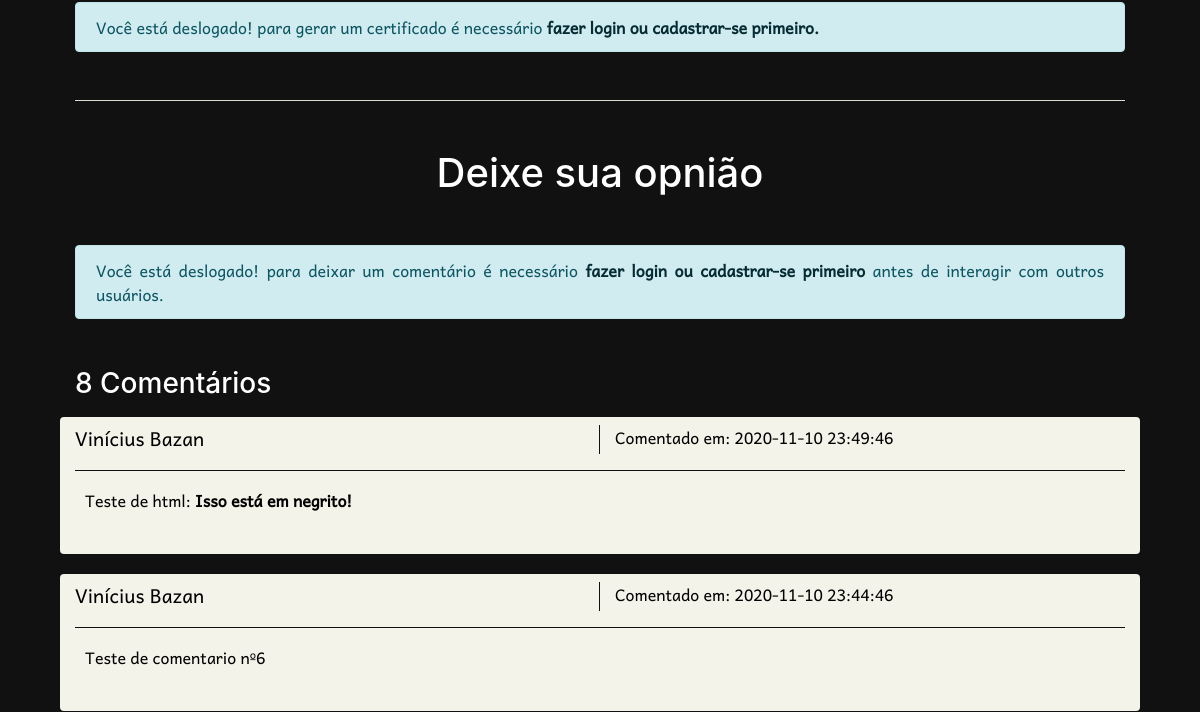
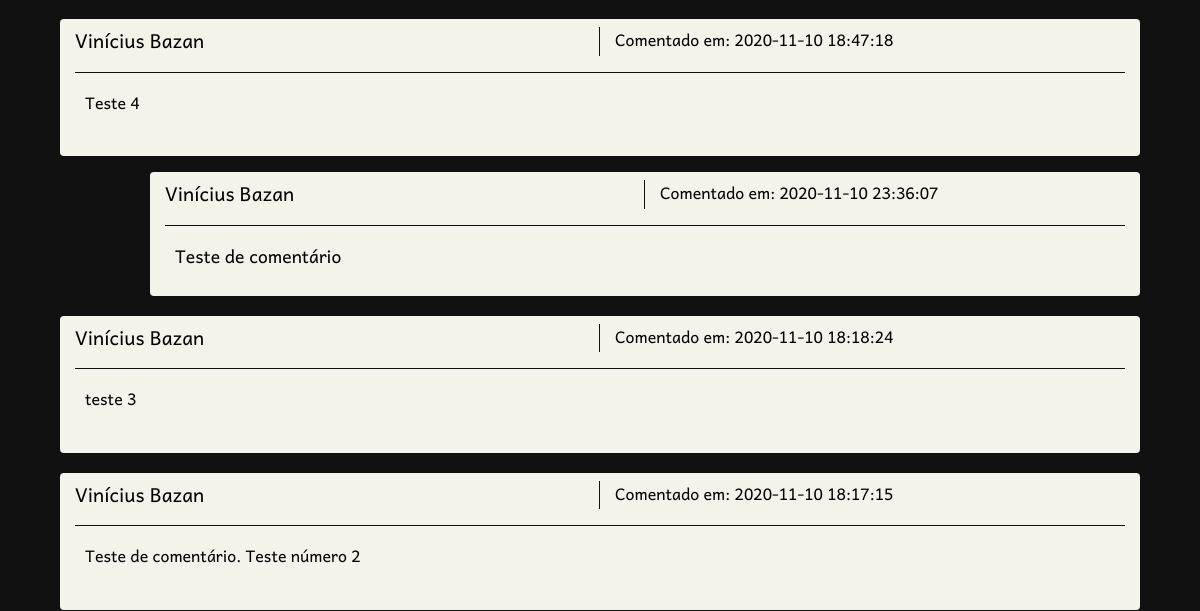
Page /cont_A_bela_adormecida.php (middle part) on the earlier database version (2 pictures, top to bottom).
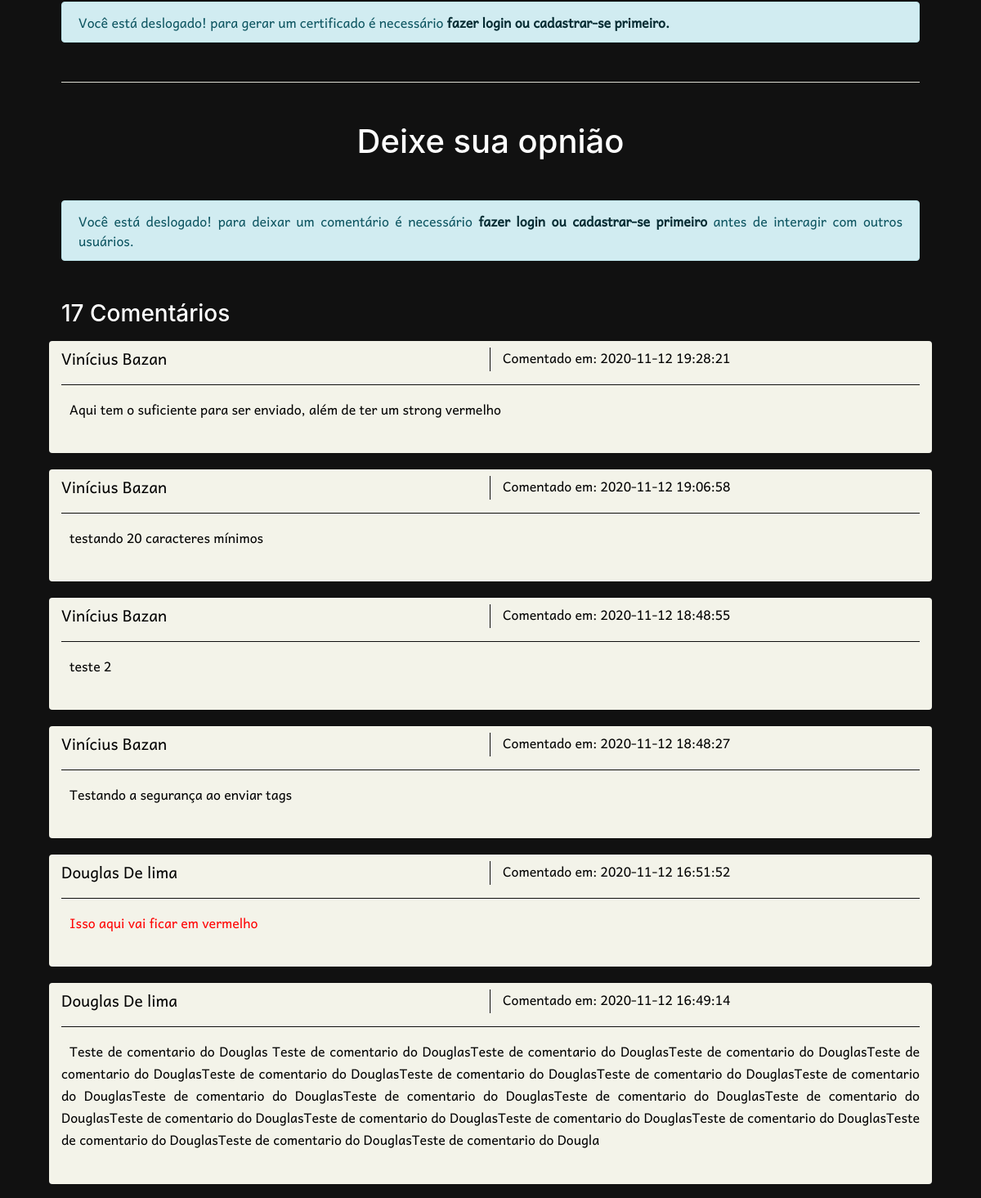
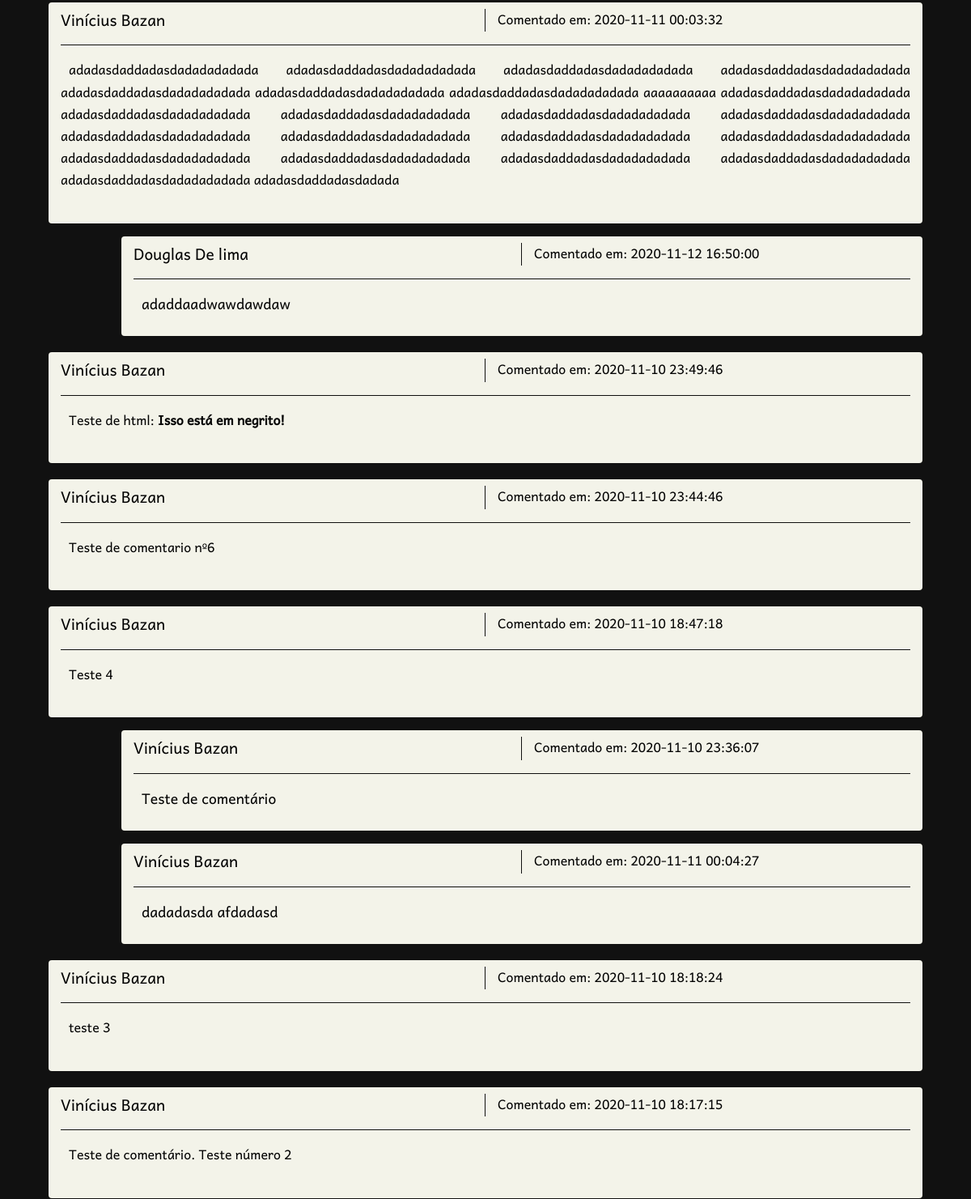
Same page on the later database version (2 pictures, top to bottom).
### tables this page shows
CREATE TABLE `tb_coment` (
  `id_coment` int(255) NOT NULL,
  `id_user` int(255) NOT NULL,
  `id_post` int(255) NOT NULL,
  `conteudo` varchar(600) NOT NULL,
  `reply` int(255) DEFAULT NULL,
  `dt_coment` timestamp NOT NULL DEFAULT current_timestamp()
);

CREATE TABLE `tb_usuarios` (
  `id_user` int(255) NOT NULL,
  `email` varchar(256) NOT NULL,
  `senha` varchar(80) NOT NULL,
  `nome` varchar(20) NOT NULL,
  `sobrenome` varchar(60) NOT NULL,
  `valid` tinyint(1) DEFAULT NULL,
  `security` varchar(10) DEFAULT NULL,
  `dt_criar` timestamp NOT NULL DEFAULT current_timestamp()
);

### src/inc/db_inc_coment.php (the view, shortened to what this page needs)
<?php
function exibiComentario($post){
    require_once 'db_conn.php';
    $result  = $conn->query("SELECT tb_usuarios.nome, tb_usuarios.sobrenome, tb_coment.id_coment, tb_coment.conteudo, tb_coment.dt_coment FROM tb_coment INNER JOIN tb_usuarios ON tb_coment.id_user=tb_usuarios.id_user INNER JOIN tb_post ON tb_coment.id_post=tb_post.id_post WHERE tb_coment.id_post = '$post'");
    $result2 = $conn->query("SELECT tb_usuarios.nome, tb_usuarios.sobrenome, tb_coment.id_coment, tb_coment.conteudo, tb_coment.dt_coment FROM tb_coment INNER JOIN tb_usuarios ON tb_coment.id_user=tb_usuarios.id_user INNER JOIN tb_post ON tb_coment.id_post=tb_post.id_post WHERE tb_coment.id_post = '$post' AND tb_coment.reply IS NULL ORDER BY tb_coment.dt_coment DESC");
    if($result->num_rows > 1){
        $comentarios = $result->num_rows." Comentários";
    }else if($result->num_rows == 1){
        $comentarios = $result->num_rows." Comentário";
    }else{
        $comentarios = "Nenhum comentário";
    }
    echo "<h3 class='text-justify mt-5 mb-3 font-antic'>$comentarios</h3>";
    while ($row = $result2->fetch_array()){
        echo "<div class='row mt-1'>
                <div class='col-12 bg-invert rounded mb-3'>
                    <div class='row mt-2'>
                        <div class='col-6 border-right border-invert'>
                            <p class='text-left mb-0 font-s-12'>".$row['nome']." ".$row['sobrenome']."</p>
                        </div>
                        <div class='col-6'>
                            <p class='text-left mb-0 font-s-10'> Comentado em: ".$row['dt_coment']."</p>
                        </div>
                        <div class='col-12'>
                            <hr class='bg-normal'>
                        </div>
                        <div class='col-12 mb-4'>
                            <p class='text-justify mb-0 font-s-10 recuo'>".$row['conteudo']."</p>
                        </div>
                        <div class='col-8 col-md-9'></div>
                        <div class='col-2 mb-3'>";
                        echo "</div>
                        <div class='col-8 col-md-9'></div>
                    </div>
                </div>";
        $reply   = $row['id_coment'];
        $result3 = $conn->query("SELECT tb_usuarios.nome, tb_usuarios.sobrenome, tb_coment.conteudo, tb_coment.dt_coment FROM tb_coment INNER JOIN tb_usuarios ON tb_coment.id_user=tb_usuarios.id_user INNER JOIN tb_post ON tb_coment.id_post=tb_post.id_post WHERE tb_coment.id_post = '$post' AND tb_coment.reply = '$reply' ORDER BY tb_coment.dt_coment ASC");
        while($row2 = $result3->fetch_array()){
            echo "<div class='col-1'></div>
                    <div class='col-11 bg-invert rounded mb-3'>
                        <div class='row mt-2'>
                            <div class='col-6 border-right border-invert'>
                                <p class='text-left mb-0 font-s-12'>".$row2['nome']." ".$row2['sobrenome']."</p>
                            </div>
                        <div class='col-6'>
                            <p class='text-left mb-0 font-s-10'>Comentado em: ".$row2['dt_coment']."</p>
                        </div>
                        <div class='col-12'>
                            <hr class='bg-normal'>
                        </div>
                        <div class='col-12 mb-4'>
                            <p class='text-justify mb-0 font-s-11 recuo'>".$row2['conteudo']."</p>
                        </div>
                    </div>
                </div>";
        }
        echo "</div>";
    }
}
?>

### src/cont_A_bela_adormecida.php (shortened to what this page needs)
<?php require_once 'inc'.DIRECTORY_SEPARATOR.'config.php'; ?>
<!DOCTYPE html>
<html lang="pt-br">
  <head>
    <?php require_once $head; ?>
  </head>
  <body class="dark muda" id="contBg">
    <div style="width:100%;height:auto;">
    <div class="container-fluid mt-4  wt-geral  position-relative" style="min-height:81vh;">
        <br>
        <?php if(!isset($_SESSION['id_user'])){
        echo '<div class="alert alert-info  mt-3 mb-5 text-justify" role="alert">';
        echo 'Você está deslogado! para gerar um certificado é necessário <a href="Login.php" class="alert-link">fazer login ou cadastrar-se primeiro.</a>';
        echo '</div>';
        } else{
          echo '<center><a href="gerar_cert.php?post=1" target="_blank"><button type="button" id="env" class="btn btn-color-blue-3 mt-0 mb-1 border border-color-blue-1 px-5 py-2">Gerar certificado</button></a></center>';
        }
        ?>
        <hr id="opniao" class="bg-invert mb-5 mt-5">
        <h1 class="text-center mt-5 mb-5 font-antic">Deixe sua opnião</h1>
        <?php
        if(isset($_SESSION['id_user'])){
          echo "<form id='formComent' name='formComent' action='inc/db_coment.php?post=1' method='post' class='mb-5'>";
          echo "<div class='form-group'>
          <label class='font-s-11' for='coment'>Digite seu comentário aqui <strong>".$_SESSION['nome']." ".$_SESSION['ltname'].".</strong> Você tem <span class='caracteres' style='color:green;'>600</span> caracteres restantes. <span id='replyText'></span></label>
          <textarea class='form-control' id='coment' name='coment' rows='5' style='resize: none' maxlength='600' required></textarea>
          </div>
          <span id='replySpan' style='display:none;'></span>";
          echo '<div id="alertShort" style="display:none;" class="alert alert-warning alert-dismissible fade show mb-0 mt-0" role="alert"><strong>Seu comentário é muito curto!</strong> Escreva ao menos 20 caracteres antes de enviar </div>
                <div class="form-group">
                  <center><button type="button" id="env" class="btn btn-color-green-2 mt-3 border border-color-green-1 px-5 py-2" onclick="valComent()">Enviar comentário</button></center>
                </div>';
          echo "</form>";
        }else{
          echo '<div class="alert alert-info mb-5 text-justify" role="alert">';
          echo 'Você está deslogado! para deixar um comentário é necessário <a href="Login.php" class="alert-link">fazer login ou cadastrar-se primeiro</a> antes de interagir com outros usuários.';
          echo '</div>';
        }
        require_once 'inc/db_inc_coment.php';
        exibiComentario(1);
        ?>
        </div>
    </div>
    <br>
  </body>
</html>

### src/inc/head.php (shortened to what this page needs)
<link rel="stylesheet" href="css/style.css">

Differences in the rows shown:
added tb_coment: id_user.nome "Vinícius", id_user.sobrenome "Bazan", dt_coment "2020-11-12 19:28:21", conteudo "Aqui tem o suficiente para ser enviado, além de ter um strong vermelho", shown under "17 Comentários"
added tb_coment: id_user.nome "Vinícius", id_user.sobrenome "Bazan", dt_coment "2020-11-12 19:06:58", conteudo "testando 20 caracteres mínimos", shown under "17 Comentários"
added tb_coment: id_user.nome "Vinícius", id_user.sobrenome "Bazan", dt_coment "2020-11-12 18:48:55", conteudo "teste 2", shown under "17 Comentários"
added tb_coment: id_user.nome "Vinícius", id_user.sobrenome "Bazan", dt_coment "2020-11-12 18:48:27", conteudo "Testando a segurança ao enviar tags", shown under "17 Comentários"
added tb_coment: id_user.nome "Douglas", id_user.sobrenome "De lima", dt_coment "2020-11-12 16:51:52", conteudo "Isso aqui vai ficar em vermelho", shown under "17 Comentários"
added tb_coment: id_user.nome "Douglas", id_user.sobrenome "De lima", dt_coment "2020-11-12 16:49:14", conteudo "Teste de comentario do Douglas Teste de comentario do DouglasTeste de comentario do DouglasTeste de comentario do DouglasTeste de comentario do DouglasTeste de comentario do DouglasTeste de comentario do DouglasTeste de comentario do DouglasTeste de comentario do DouglasTeste de comentario do DouglasTeste de comentario do DouglasTeste de comentario do DouglasTeste de comentario do DouglasTeste de comentario do DouglasTeste de comentario do DouglasTeste de comentario do DouglasTeste de comentario do DouglasTeste de comentario do DouglasTeste de comentario do DouglasTeste de comentario do Dougla", shown under "17 Comentários"
added tb_coment: id_user.nome "Vinícius", id_user.sobrenome "Bazan", dt_coment "2020-11-11 00:03:32", conteudo "adadasdaddadasdadadadadada adadasdaddadasdadadadadada adadasdaddadasdadadadadada adadasdaddadasdadadadadada adadasdaddadasdadadadadada adadasdaddadasdadadadadada adadasdaddadasdadadadadada aaaaaaaaaa adadasdaddadasdadadadadada adadasdaddadasdadadadadada adadasdaddadasdadadadadada adadasdaddadasdadadadadada adadasdaddadasdadadadadada adadasdaddadasdadadadadada adadasdaddadasdadadadadada adadasdaddadasdadadadadada adadasdaddadasdadadadadada adadasdaddadasdadadadadada adadasdaddadasdadadadadada adadasdaddadasdadadadadada adadasdaddadasdadadadadada adadasdaddadasdadadadadada adadasdaddadasdadada", shown under "17 Comentários"
added tb_coment: id_user.nome "Douglas", id_user.sobrenome "De lima", dt_coment "2020-11-12 16:50:00", conteudo "adaddaadwawdawdaw", shown under "Vinícius"
added tb_coment: id_user.nome "Vinícius", id_user.sobrenome "Bazan", dt_coment "2020-11-11 00:04:27", conteudo "dadadasda afdadasd"
Other differences:
$comentarios: "8 Comentários" → "17 Comentários"
